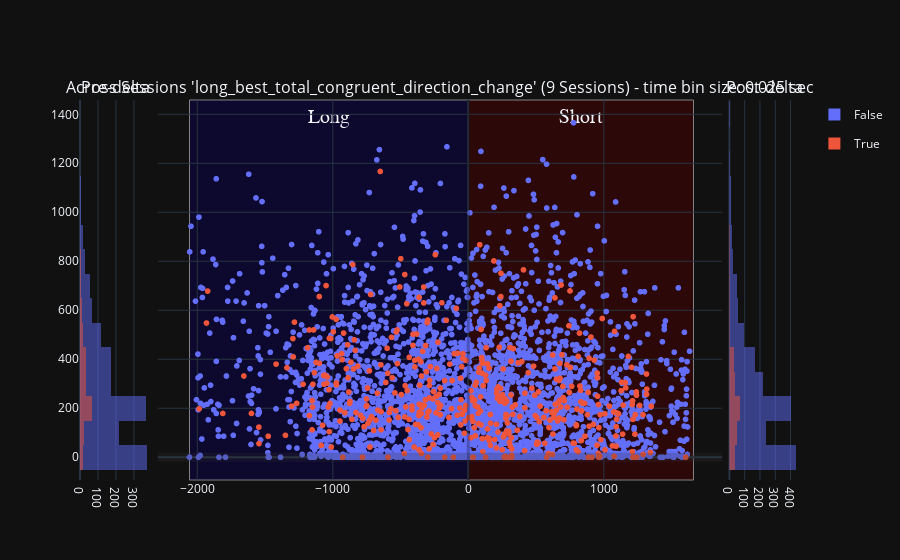

Write notebook code for a chart like this one.
### Code cell
# variable_name = 'total_congruent_direction_change_diff'
# variable_name = 'long_best_congruent_dir_bins_ratio'
variable_name = 'long_best_total_congruent_direction_change'
# 'color':'is_user_annotated_epoch'
# 'color': 'is_user_annotated_epoch', 
px_scatter_kwargs = {'x': 'delta_aligned_start_t', 'y': variable_name, 'color':"is_user_annotated_epoch", 'title': f"'{variable_name}'", 'labels': {'session_name': 'Session', 'time_bin_size': 'tbin_size', 'is_user_annotated_epoch':'user_sel'}} # , 'color': 'time_bin_size', 'range_y': [-1.0, 1.0], 
# hist_kwargs = dict(color="time_bin_size")
hist_kwargs = dict(color="is_user_annotated_epoch") # , histnorm='probability density'
new_fig_ripples = plotly_pre_post_delta_scatter(data_results_df=concatenated_ripple_df, out_scatter_fig=None, histogram_bins=histogram_bins,
                        px_scatter_kwargs=px_scatter_kwargs, histogram_variable_name=variable_name, hist_kwargs=hist_kwargs, forced_range_y=None,
                        time_delta_tuple=(earliest_delta_aligned_t_start, 0.0, latest_delta_aligned_t_end))
new_fig_ripples

### Figure 1 — Plotly figure (JSON) as saved in the notebook; plotly's stock layout.template omitted (floating-point values rounded to 4 significant figures; data arrays with more than 128 entries replaced by an {"elided": "..."} marker saying what was removed)
{"data": [{"alignmentgroup": "True", "bingroup": "y", "hovertemplate": "is_user_annotated_epoch=False<br>count=%{x}<br>long_best_total_congruent_direction_change=%{y}<extra></extra>", "legendgroup": "False", "marker": {"color": "#636efa", "opacity": 0.5, "pattern": {"shape": ""}}, "name": "False", "nbinsy": 25, "offsetgroup": "False", "orientation": "h", "showlegend": true, "type": "histogram", "xaxis": "x", "y": {"elided": "1643 float values"}, "yaxis": "y"}, {"alignmentgroup": "True", "bingroup": "y", "hovertemplate": "is_user_annotated_epoch=True<br>count=%{x}<br>long_best_total_congruent_direction_change=%{y}<extra></extra>", "legendgroup": "True", "marker": {"color": "#EF553B", "opacity": 0.5, "pattern": {"shape": ""}}, "name": "True", "nbinsy": 25, "offsetgroup": "True", "orientation": "h", "showlegend": true, "type": "histogram", "xaxis": "x", "y": {"elided": "212 float values"}, "yaxis": "y"}, {"hovertemplate": "user_sel=False<br>delta_aligned_start_t=%{x}<br>long_best_total_congruent_direction_change=%{y}<extra></extra>", "legendgroup": "False", "marker": {"color": "#636efa", "symbol": "circle"}, "mode": "markers", "name": "False", "showlegend": false, "type": "scattergl", "x": {"elided": "3418 float values"}, "xaxis": "x2", "y": {"elided": "3418 float values"}, "yaxis": "y2"}, {"hovertemplate": "user_sel=True<br>delta_aligned_start_t=%{x}<br>long_best_total_congruent_direction_change=%{y}<extra></extra>", "legendgroup": "True", "marker": {"color": "#EF553B", "symbol": "circle"}, "mode": "markers", "name": "True", "showlegend": false, "type": "scattergl", "x": {"elided": "448 float values"}, "xaxis": "x2", "y": {"elided": "448 float values"}, "yaxis": "y2"}, {"alignmentgroup": "True", "bingroup": "y", "hovertemplate": "is_user_annotated_epoch=False<br>count=%{x}<br>long_best_total_congruent_direction_change=%{y}<extra></extra>", "legendgroup": "False", "marker": {"color": "#636efa", "opacity": 0.5, "pattern": {"shape": ""}}, "name": "False", "nbinsy": 25, "offsetgroup": "False", "orientation": "h", "showlegend": false, "type": "histogram", "xaxis": "x3", "y": {"elided": "1775 float values"}, "yaxis": "y3"}, {"alignmentgroup": "True", "bingroup": "y", "hovertemplate": "is_user_annotated_epoch=True<br>count=%{x}<br>long_best_total_congruent_direction_change=%{y}<extra></extra>", "legendgroup": "True", "marker": {"color": "#EF553B", "opacity": 0.5, "pattern": {"shape": ""}}, "name": "True", "nbinsy": 25, "offsetgroup": "True", "orientation": "h", "showlegend": false, "type": "histogram", "xaxis": "x3", "y": {"elided": "236 float values"}, "yaxis": "y3"}], "layout": {"annotations": [{"font": {"size": 16}, "showarrow": false, "text": "Pre-delta", "x": 0.049, "xanchor": "center", "xref": "paper", "y": 1, "yanchor": "bottom", "yref": "paper"}, {"font": {"size": 16}, "showarrow": false, "text": "Across Sessions 'long_best_total_congruent_direction_change' (9 Sessions) - time bin size: 0.025 sec", "x": 0.5, "xanchor": "center", "xref": "paper", "y": 1, "yanchor": "bottom", "yref": "paper"}, {"font": {"size": 16}, "showarrow": false, "text": "Post-delta", "x": 0.951, "xanchor": "center", "xref": "paper", "y": 1, "yanchor": "bottom", "yref": "paper"}], "barmode": "overlay", "shapes": [{"line": {"color": "rgba(0.2,0.2,0.2,.25)", "width": 9}, "type": "line", "x0": 0, "x1": 1, "xref": "x2 domain", "y0": 0, "y1": 0, "yref": "y2"}, {"line": {"color": "rgba(0,0,0,.25)", "width": 3}, "type": "line", "x0": 0, "x1": 0, "xref": "x2", "y0": 0, "y1": 1, "yref": "y2 domain"}, {"fillcolor": "#0b0049", "label": {"font": {"family": "Times New Roman", "size": 20}, "text": "Long", "textposition": "top center"}, "layer": "below", "line": {"width": 1}, "opacity": 0.5, "type": "rect", "x0": -2057.0, "x1": 0, "xref": "x2", "y0": 0, "y1": 1, "yref": "y2 domain"}, {"fillcolor": "#490000", "label": {"font": {"family": "Times New Roman", "size": 20}, "text": "Short", "textposition": "top center"}, "layer": "below", "line": {"width": 1}, "opacity": 0.5, "type": "rect", "x0": 0, "x1": 1662.0, "xref": "x2", "y0": 0, "y1": 1, "yref": "y2 domain"}], "xaxis": {"anchor": "y", "domain": [0, 0.098]}, "xaxis2": {"anchor": "y2", "domain": [0.108, 0.892]}, "xaxis3": {"anchor": "y3", "domain": [0.902, 1]}, "yaxis": {"anchor": "x", "domain": [0, 1]}, "yaxis2": {"anchor": "x2", "domain": [0, 1], "matches": "y", "showticklabels": false}, "yaxis3": {"anchor": "x3", "domain": [0, 1], "matches": "y", "showticklabels": false}}}
